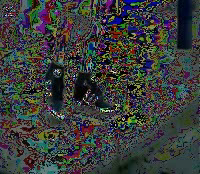
#> input picture frame 0 of reconstructed_final_video.mp4, 200 x 174 px, given in place of COMP40731_video.mp4, which was not available
$ jupyter execute --allow-errors 'COMP40731 - ACS - CWK - template_name_student_number.ipynb'   (text cells are left out)
#> lines starting #> are read from the running program, lines starting #| are printed output that depends on the picture; pictures that were not available may be replaced by others from this repository, and a replacement may not be noted
#> further down, frame_orig is the input picture: shape (174, 200, 3); mean B, G, R 59.7, 60.8, 58.2
#> `resized_frame = cv2.resize(frame_orig, (174, 200), interpolation=cv2.I..`:
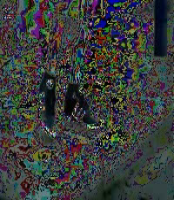
#> resized_frame: shape (200, 174, 3); mean B, G, R 59.6, 60.7, 58.1
#> `plt.imsave(frame_filename, cv2.cvtColor(resized_frame, cv2.COLOR_BGR2R..`:
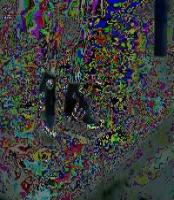
#> saved as frame0001.jpg: shape (200, 174, 3); mean R, G, B 58.1, 60.7, 59.7
[cell 1]
import cv2
import os
import matplotlib.pyplot as plt
from pydub import AudioSegment
import h5py
from tqdm import tqdm
import numpy as np
import nest

[cell 2]
# File path for the original video
original_video_path = '/home/ntu-user/PycharmProjects/Assesment/Video /COMP40731_video.mp4'

# Directories to save frames and audio
frames_dir = 'Frames'
sound_dir = 'Sound'
os.makedirs(frames_dir, exist_ok=True)
os.makedirs(sound_dir, exist_ok=True)

# Open the original video capture
cap_orig = cv2.VideoCapture(original_video_path)

# Check if the original video capture is successfully opened
#> (the rest of this cell did not finish here and is left out)

[cell 3]
import cv2
import matplotlib.pyplot as plt
import nest
import numpy as np
import os
import h5py
from tqdm import tqdm

results_dir = "results/"
rows=174
cols=200

# Function to convert pixel intensity to current for each color channel
def pixel_intensity_to_current(intensity, offset=380):
    return intensity + offset

# Function to resize image
def resize_image(image, target_size=(cols, rows)):
#> called with target_size = (200, 174)
    if target_size is None:
        return image
    else:
        return cv2.resize(image, target_size)
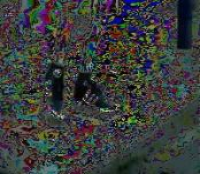
#> returned value: shape (174, 200, 3); mean of channels 0, 1, 2 59.5, 60.6, 58; drawn as B, G, R

# Function to simulate raster plot for each image
def simulate_raster_plot(image_file, current_funcs, sim_time=50.0, pd=13.0):
    # Clear console
    os.system('clear')
    sim_time1=sim_time+pd
    # Read the image
    print("Reading image {}...".format(image_file))
    image = cv2.imread(os.path.join(images_folder, image_file + image_extension))
    # Resize the image
    resized_image = resize_image(image)
    # Get image dimensions
    height, width, _ = resized_image.shape
#> height = 174; width = 200
    print("Image dimensions: Height: {}, Width: {}".format(height, width))
#| Image dimensions: Height: 174, Width: 200

    # Initialize NEST kernel
    nest.ResetKernel()
#> (this line was passed over: nest is not available in this run)
    nest.set_verbosity(20)  # Set NEST verbosity level to 20
#> (this line was passed over: nest is not available in this run)
    nest.SetKernelStatus({'print_time': False})
#> (this line was passed over: nest is not available in this run)

    # Create layers for Blue, Green, and Red channels
    layers_L1 = []
    layers_L2 = []
    layers_L3 = []
    spikerecorders_L1 = []
    spikerecorders_L2 = []
    spikerecorders_L3 = []
    for i, color in enumerate(['Blue','Green','Red']):
        # Create layer with iaf_psc_alpha neurons
        layers_L1.append(nest.Create('iaf_psc_alpha', width * height))
        layers_L2.append(nest.Create('iaf_psc_alpha', width * height))
        layers_L3.append(nest.Create('iaf_psc_alpha', width * height))
        # Connect each layer to a spike recorder
        spikerecorders_L1.append(nest.Create("spike_recorder"))
        spikerecorders_L2.append(nest.Create("spike_recorder"))
        spikerecorders_L3.append(nest.Create("spike_recorder"))

        # Progress bar for setting currents
        progress_bar = tqdm(total=height * width, desc="Setting currents for {} channel".format(color), position=0,
                            leave=True)

        # Create spike generators for each neuron and inject analog values
        for row in range(height):
            for col in range(width):
                # Calculate the current based on pixel intensity for the corresponding color channel
                intensity = resized_image[row, col, i]
                current = current_funcs[i](intensity)

                # Set current for each neuron
                neuron_index = row * width + col
                nest.SetStatus(layers_L1[i][neuron_index], {"I_e": current})
                nest.Connect(layers_L1[i][neuron_index], layers_L2[i][neuron_index], "one_to_one", syn_spec={"weight": 1200.0})
                nest.Connect(layers_L2[i][neuron_index], layers_L3[i][neuron_index], "one_to_one", syn_spec={"weight": 1200.0})

                # Update progress bar
                progress_bar.update(1)


        nest.Connect(layers_L1[i], spikerecorders_L1[i])
        nest.Connect(layers_L2[i], spikerecorders_L2[i])
        nest.Connect(layers_L3[i], spikerecorders_L3[i])
#> after the loop, layers_L1 = []; layers_L2 = []; layers_L3 = []; spikerecorders_L1 = []; spikerecorders_L2 = []; spikerecorders_L3 = []

    # Simulate
    print("Simulating for", image_file)
    nest.Simulate(sim_time1)
    print("Simulation completed for", image_file)

    # Save spike events and senders in HDF5 format
    os.makedirs(results_dir, exist_ok=True)
    with h5py.File(os.path.join(results_dir, image_file + "_spikes.h5"), "w") as file:
        for i, color in enumerate(['Blue', 'Green','Red']):
            events = spikerecorders_L3[i].get("events")
            senders = events["senders"]
            times = events["times"]
            grp = file.create_group(color)
            grp.create_dataset("senders", data=senders)
            grp.create_dataset("times", data=times)
            grp.attrs["image_filename"] = image_file
            grp.attrs["image_dimensions"] = (height, width)
            grp.attrs["simulation_time"] = sim_time

    # Plot raster plot for each color channel
    plt.figure(figsize=(15, 5))
    for i, color in enumerate(['Blue', 'Green','Red']):
        plt.subplot(1, 3, i + 1)
        plt.title('{} Channel - {} - L3'.format(color, image_file))
        plt.xlabel('Time (ms)')
        plt.ylabel('Neuron Index')
        plt.grid()
        ts = spikerecorders_L3[i].get("events")["times"]
        if(np.min(ts)>pd):
            print("Subtracting the propagation delay:",pd,"ms.")
            ts=ts-pd

        senders = spikerecorders_L3[i].get("events")["senders"]-np.min(spikerecorders_L3[i].get("events")["senders"])  # normalise values between 0 and cols*rows-1
        # print(np.min(senders),np.max(senders),(cols*rows))
        np.save(os.path.join(results_dir, image_file + "_"+ color + "_L3_senders.npy"), senders)
        np.save(os.path.join(results_dir, image_file + "_"+ color + "_L3_ts.npy"), ts)
        plt.vlines(ts, senders, senders + 1, color=color.lower(), linewidths=0.5)
    plt.tight_layout()
    plt.show()


# List of image file names
images_folder = 'Frames/'
image_extension = '.jpg'
# Start and end frames
start_frame = 1
end_frame = 10

# List of image files within the range of start_frame and end_frame
image_files = [f'frame{i:04d}' for i in range(start_frame, end_frame + 1)]

# Simulate raster plot for each image
for image_file in image_files:
    simulate_raster_plot(image_file, [pixel_intensity_to_current] * 3)
#> (the call stopped at in simulate_raster_plot, `layers_L1.append(nest.Create('iaf_psc_alpha', width * height))`: nest is not available in this run)
